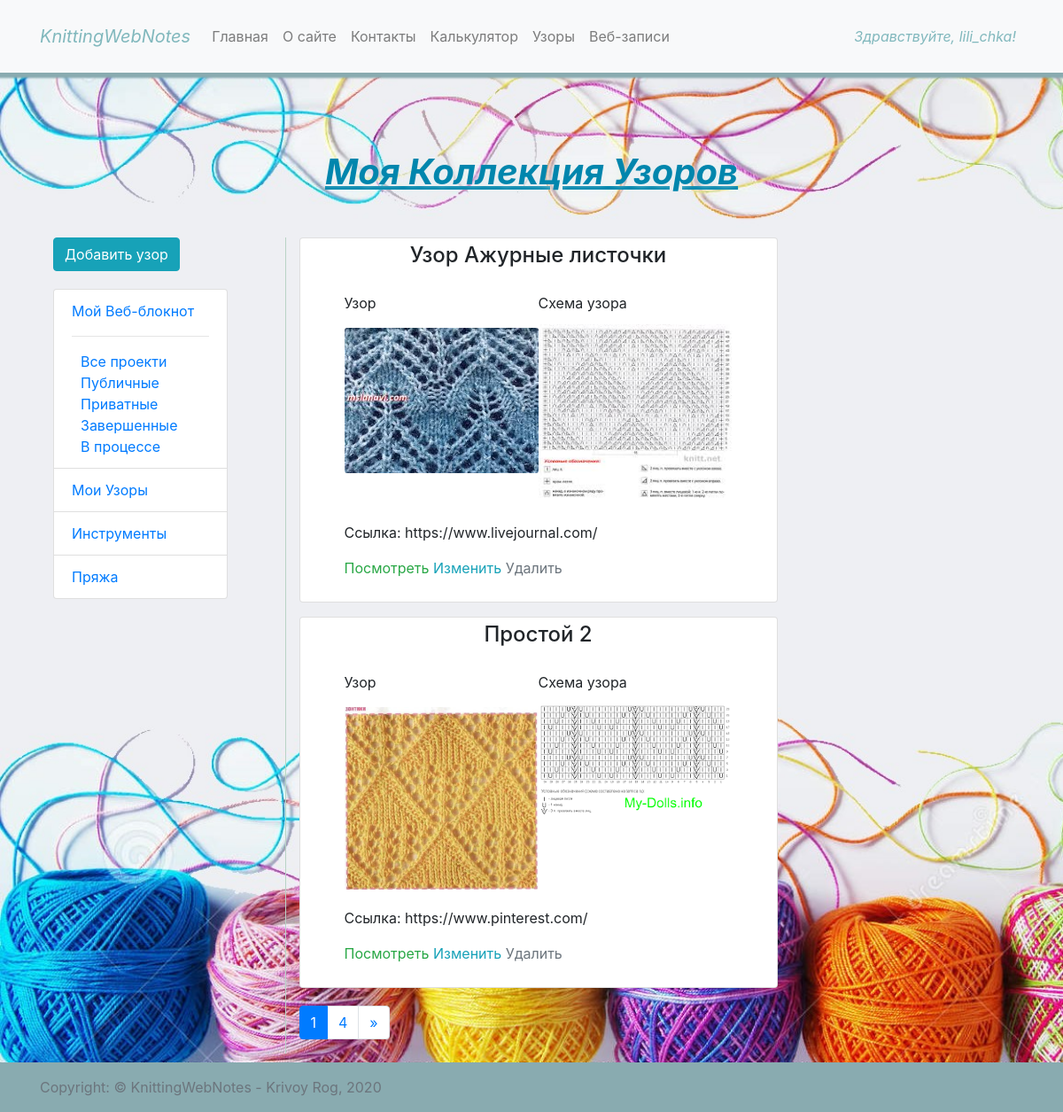
Screenshot of /patterns/4 (signed in) with the database file from the repository.
### webnotes/models.py (models this page shows, shortened)
class Pattern(models.Model):
    name = models.CharField(max_length=100, unique=True, null=False)
    image = models.FileField(null=True, upload_to='upload/patterns/image', blank=True)
    scheme = models.FileField(null=True, upload_to='upload/patterns/scheme', blank=True)
    description = models.TextField(max_length=1024)
    source = models.URLField(null=True, blank=True)
    user = models.ForeignKey(User, on_delete=models.CASCADE)

### patterns/views.py (the view)
# urls.py: path('', index),
def index(request, user_id):
    data = dict()
    data['title'] = 'Моя Коллекция узоров'
    if request.user.is_authenticated:
        all_patterns = Pattern.objects.filter(user=user_id)
        data['patterns'] = all_patterns
    else:
        logout(request)
        return redirect('/accounts/sign_up')
    paginator = Paginator(all_patterns, 2)
    page_number = request.GET.get('page')
    page_obj = paginator.get_page(page_number)
    data['page_obj'] = page_obj
    return render(request, 'patterns/index.html', context=data)

### templates/patterns/index.html (shortened to what this page needs)
{% extends 'layout/base.html' %}
{% block content %}
<div class="container">
    <h1 class="title" style="margin: 50px;">{{ title }}</h1>
    <div class="row" style="margin: 10px 0px">
        <div class="col-md-3" style="border-right: solid 1px #b9d3c6">
            {% if user.is_authenticated %}
                <a href="/patterns/create" id="btn_add_notes" class="btn btn-info" role="button">Добавить узор</a>
            {% endif %}
            <ul class="list-group" style="width:80%">
                <li class="list-group-item">
                    <a class="link" href="/webnotes/{{ user.id }}">Мой Веб-блокнот</a>
                    <hr>
                    <ul class="list-group" style="list-style-type: none; padding: 0px 10px ;" >
                        <li><a class="link" href="/webnotes/{{ user.id }}">Все проекти</a></li>
                        <li><a class="link" href="#">Публичные</a></li>
                        <li><a class="link" href="#">Приватные</a></li>
                        <li><a class="link" href="#">Завершенные</a></li>
                        <li><a class="link" href="#">В процессе</a></li>
                    </ul>
                </li>
                <li class="list-group-item">
                        <a class="link" href="/patterns/{{ user.id }}"> Мои Узоры</a>
                </li>
                <li class="list-group-item">
                    <a class="link" href="/tools/{{ user.id }}">Инструменты</a>
                </li>
                <li class="list-group-item">
                    <a class="link" href="/yarns/{{ user.id }}">Пряжа</a>
                </li>
            </ul>
        </div>
        <div class="col-md-8">
            {% for pattern in page_obj  %}
                <div class="card mb-3" style="max-width: 540px;">
                    <div class="card-title">
                        <h4 class="card-text" style="padding: 5px 15px; text-align:center;">{{ pattern.name }}</h4>
                    </div>
                    <div class="row no-gutters">
                        <div class="col-md-6">
                            <p class="card-text">Узор</p>
                            <img src="/media/{{ pattern.image }}" class="card-img" alt="Фото узора">
                        </div>
                        <div class="col-md-6">
                            <p class="card-title">Схема узора</p>
                            <img src="/media/{{ pattern.scheme }}" class="card-img" alt="Фото схемы узора">
                        </div>
                    </div>
                    <div class="row no-gutters">
                        <div class="col-md-10">
                            <p class="card-text">Ссылка: {{ pattern.source }}</p>
                            <p>
                                <a class="btn-outline-success" href="/patterns/details/{{ pattern.id }}" role="button">Посмотреть</a>
                                {% if user.is_authenticated %}
                                    <a class="btn-outline-info" href="/patterns/edit/{{ pattern.id }}" role="button">Изменить</a>
                                    <a class="btn-outline-secondary" href="/patterns/delete/{{ pattern.id }}" role="button">Удалить</a>
                                {% endif %}
                            </p>
                        </div>
                    </div>
                </div>
            {% endfor %}
            <div class="pagination" style="margin-top: 20px">
                <nav aria-label="Page navigation example">
                    <ul class="pagination">
                        <li class="page-item active">
                            <a class="page-link" href="?page={{ page_obj.number }}">{{ page_obj.number }}</a>
                        </li>
                        {% if page_obj.has_next %}
                        <li class="page-item">
                            <a class="page-link" href="?page={{ page_obj.paginator.num_pages }}">{{ page_obj.paginator.num_pages }}</a>
                        </li>
                        <li class="page-item">
                            <a class="page-link" href="?page={{ page_obj.next_page_number }}" aria-label="Next">
                                <span aria-hidden="true">&raquo;</span>
                            </a>
                        </li>
                        {% endif %}
                    </ul>
                </nav>
            </div>
        </div>
    </div>
</div>
{% endblock content %}

### templates/layout/nav.html (shortened to what this page needs)
<nav id="nav-color" class="navbar navbar-expand-lg navbar-light fixed-top bg-light">
    <div class="container">
        <a class="navbar-brand" href="/" style="font-style: italic; color: #81B8BD;">KnittingWebNotes</a>
        <div class="collapse navbar-collapse" id="navbars">
            <ul class="navbar-nav mr-auto">
                <li class="nav-item">
                    <a class="nav-link" href="/">Главная</a>
                </li>
                <li class="nav-item">
                    <a class="nav-link" href="/home/about">О сайте</a>
                </li>
                <li class="nav-item">
                    <a class="nav-link" href="/home/contacts">Контакты</a>
                </li>
                <li class="nav-item">
                    <a class="nav-link" href="/calculator">Калькулятор</a>
                </li>
                <li class="nav-item">
                    <a class="nav-link" href="/patterns/public">Узоры</a>
                </li>
                <li class="nav-item">
                    <a class="nav-link" href="/webnotes/public">Веб-записи</a>
                </li>
            </ul>
            <ul class="navbar-nav navbar-right" >
                <li class="nav-item dropdown">
                    <a class="nav-link dropdown" href="#" id="dropdown01" data-toggle="dropdown" aria-haspopup="true" aria-expanded="false" style="font-style: italic; text-weight: bold; color: #81B8BD;">
                        Здравствуйте,
                        {% if user.is_authenticated %}
                            {{ user.username }}!
                        {% else %}
                            войдите!
                        {% endif %}
                        </a>
                </li>
            </ul>
        </div>
    </div>
</nav>

### static/css/base.css (style rules this page uses)
body { padding-top: 5rem; }
.title { text-align: center; color: #0086ad; font-weight: bold; font-style: oblique; text-shadow:0 0 10px #e5f0f1; text-transform: capitalize; text-decoration: underline; }
div.row { margin: 10px 50px; }
#nav-color { padding-top: 1.3rem; padding-bottom: 1.3rem; -moz-box-shadow: 1px 1px 2px 5px #89abb0; -webkit-box-shadow: 1px 1px 2px 5px #89abb0; box-shadow: 1px 1px 2px 5px #89abb0; }

### static/css/sticky-footer.css (style rules this page uses)
main > .container { padding: 40px 15px 0; }

### templates/patterns/index.html (style rules this page uses)
#btn_add_notes { margin-bottom: 20px; }

### rows the page displays
Pattern: name "Узор Ажурные листочки", image (picture), scheme (picture), source "https://www.livejournal.com/"
Pattern: name "Простой 2", image (picture), scheme (picture), source "https://www.pinterest.com/"

### other values shown
{{ user.username }} "lili_chka"
{{ title }} "Моя Коллекция Узоров"
{{ page_obj.number }} "1"
{{ page_obj.paginator.num_pages }} "4"
